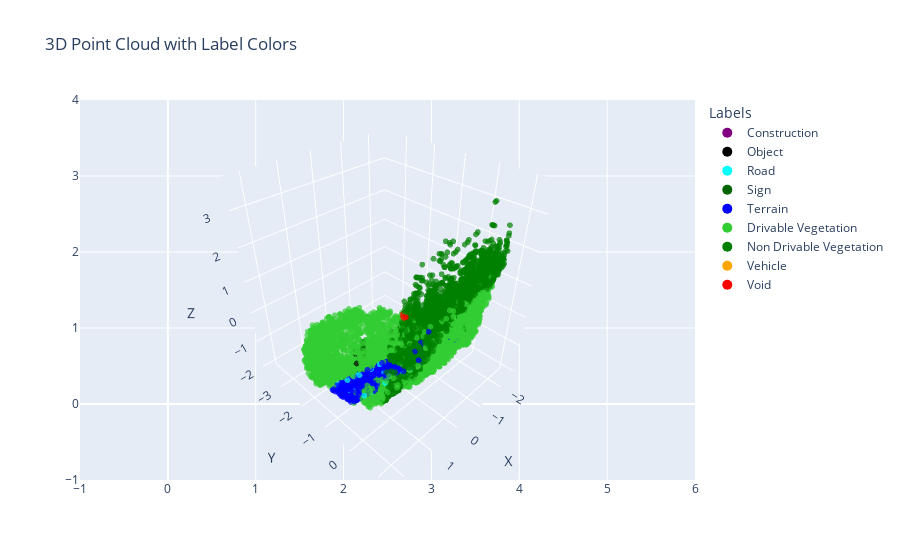

Here is the notebook cell this chart was saved with:
### Code cell
plot_3D_colors(sampled_df)

### Figure 1 — Plotly figure (JSON) as saved in the notebook; plotly's stock layout.template omitted (floating-point values rounded to 4 significant figures; data arrays with more than 128 entries replaced by an {"elided": "..."} marker saying what was removed)
{"data": [{"hoverinfo": "text", "marker": {"color": {"elided": "16384 str values"}, "opacity": 0.7, "size": 2}, "mode": "markers", "showlegend": false, "text": {"elided": "16384 str values"}, "type": "scatter3d", "x": {"elided": "16384 float values"}, "y": {"elided": "16384 float values"}, "z": {"elided": "16384 float values"}}, {"marker": {"color": "purple", "size": 10}, "mode": "markers", "name": "Construction", "showlegend": true, "type": "scatter", "x": [null], "y": [null]}, {"marker": {"color": "black", "size": 10}, "mode": "markers", "name": "Object", "showlegend": true, "type": "scatter", "x": [null], "y": [null]}, {"marker": {"color": "cyan", "size": 10}, "mode": "markers", "name": "Road", "showlegend": true, "type": "scatter", "x": [null], "y": [null]}, {"marker": {"color": "darkgreen", "size": 10}, "mode": "markers", "name": "Sign", "showlegend": true, "type": "scatter", "x": [null], "y": [null]}, {"marker": {"color": "blue", "size": 10}, "mode": "markers", "name": "Terrain", "showlegend": true, "type": "scatter", "x": [null], "y": [null]}, {"marker": {"color": "limegreen", "size": 10}, "mode": "markers", "name": "Drivable Vegetation", "showlegend": true, "type": "scatter", "x": [null], "y": [null]}, {"marker": {"color": "green", "size": 10}, "mode": "markers", "name": "Non Drivable Vegetation", "showlegend": true, "type": "scatter", "x": [null], "y": [null]}, {"marker": {"color": "orange", "size": 10}, "mode": "markers", "name": "Vehicle", "showlegend": true, "type": "scatter", "x": [null], "y": [null]}, {"marker": {"color": "red", "size": 10}, "mode": "markers", "name": "Void", "showlegend": true, "type": "scatter", "x": [null], "y": [null]}], "layout": {"legend": {"title": {"text": "Labels"}}, "scene": {"xaxis": {"title": {"text": "X"}}, "yaxis": {"title": {"text": "Y"}}, "zaxis": {"title": {"text": "Z"}}}, "title": {"text": "3D Point Cloud with Label Colors"}}}
